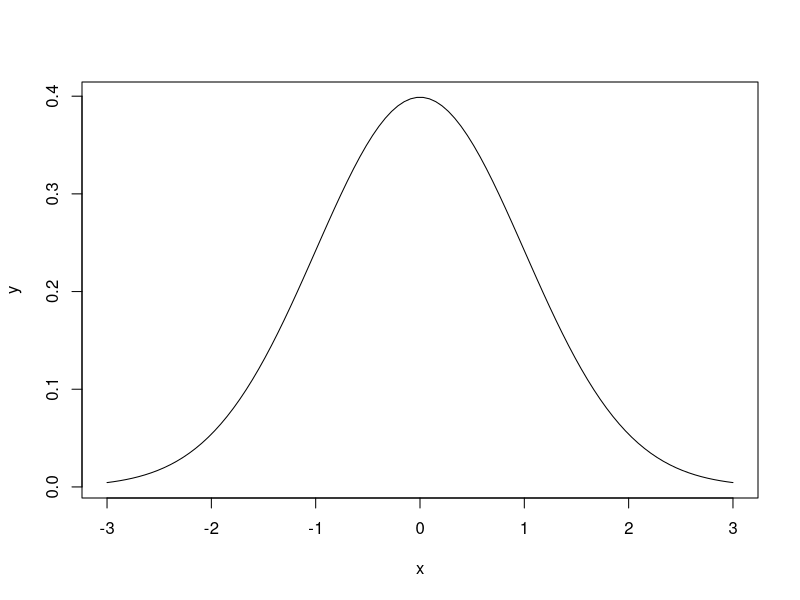
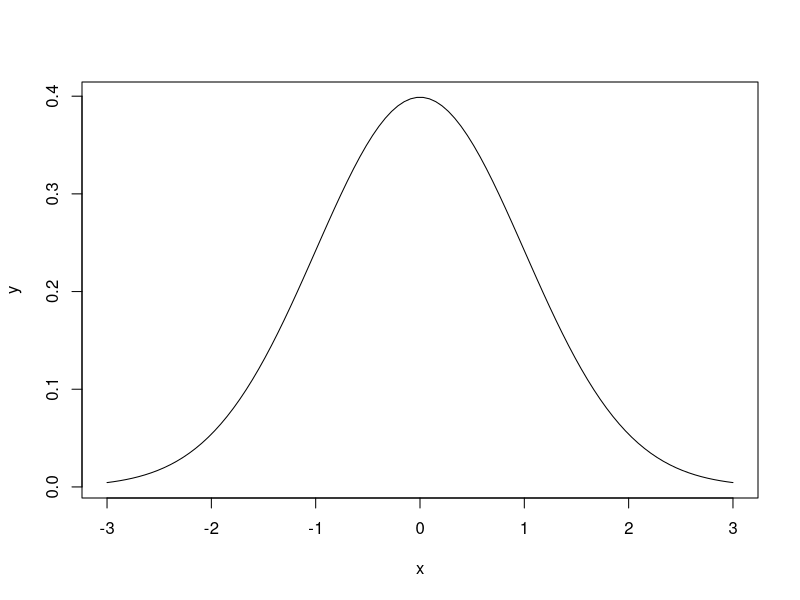

These figures' R source, in order:
# Intro to R Assignment
# DSC 520
# Week 1
# Statistics for Data Science Assignment Week 1
# David Berberena
# 12/3/2023

# Assignment Start

"Create function to print the Task 4 scenario and questions along with the 
desired answers to those questions."

task_4 <- function() {
  
  print("Task 4: Say I own 857 CDs. My friend has written a computer program that uses a webcam to scan the shelves in my house where I keep my CDs and measure how many I have. His program says that I have 863 CDs. Define measurement error. What is the measurement error in my friend’s CD-counting device?")
    print("Measurement error is the discrepancy between what is known to be true concerning the value of an entity being measured and the true value of that entity actually being measured in real time.")
}
  
# task_4 function must be called for it to run
  
task_4()

# Create function to display the shape of a normal distribution
# This function will use the dnorm() built-in function for distributions
# seq() built-in function will define the parameters of the distributions
# plot() built-in function will be used to sketch the shape of the distributions

task_5_norm_dist <- function() {
  
  # length.out is a keyword that sets the total number of values present
  x <- seq(-3, 3, length.out = 100)
  # standardized values for mean and standard deviation to create the plot 
  y <- dnorm(x, mean = 0, sd = 1)
  
  # Create a plot of the normal distribution using x and y as parameters
  # type is included as a parameter so R knows to draw a line or "l"
  plot(x, y, type = "l")
}

task_5_norm_dist()


# Create function to print the Task 5 instructions and answers

task_5 <- function() {
  
  print("Task 5: Sketch the shape of a normal distribution, a positively skewed distribution and a negatively skewed distribution.")
  task_5_norm_dist()
}

task_5()
